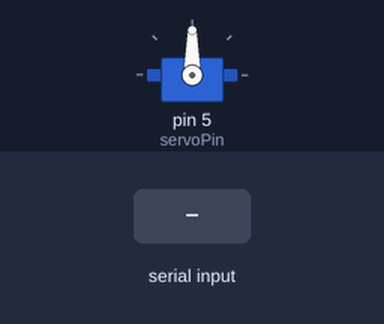
A sketch run on a simulated Arduino Uno, built with avr-gcc and run on an emulated ATmega328P. Shown: servo. The test bench sets the inputs (shaded band). What the sketch prints to the serial monitor is not drawn.

Above: at 1.2 s.
1.3 s: "2\n" received over Serial
Timing chart, 0 to 4.3 s (numbered marks = the images above; inputs shaded):
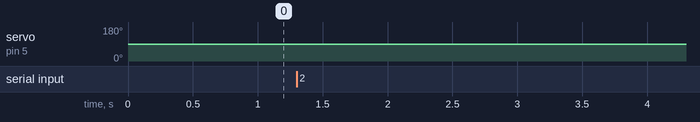

The sketch:

Test_CAM.ino
```cpp
int x;
#include <Servo.h>
// Declare the Servo pin
int servoPin = 5;
Servo Servo1;
int dir = 90;
void setup() {
  Servo1.attach(servoPin);
 Serial.begin(115200);
 Serial.setTimeout(1);
 Servo1.write(90);
 Serial.write('D');
}
void loop() {
 while (!Serial.available());
 x = Serial.readString().toInt();
 if (x==2)
 {

   //Serial.print("LEFT");
   for(int l = 0;l<2;++l)
   {
    --dir;
    if(dir<=0)
  {
    dir = 0;
  }
   Servo1.write(dir);
   delay(50);
   Serial.print("D");
   }

 }
if (x==1)
 {

   //Serial.print("RIGHT");
   for(int l = 0;l<2;++l)
   {
    ++dir;
    if(dir<=0)
  {
    dir = 0;
  }
   Servo1.write(dir);
   delay(50);
   Serial.print("D");
   }

 }
 if (x==3)
 {
  // Serial.print("UP");
 }
 if (x==4)
 {
  // Serial.print("DOWN");
 }
}
```

Measured:
- after the input at 1.3 s, servo on pin 5 (servoPin): 90° → 88° at once
